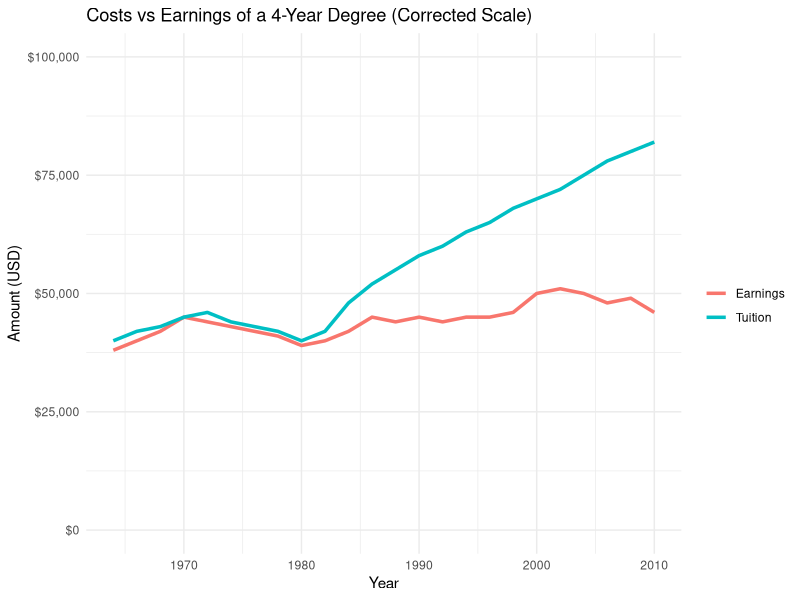
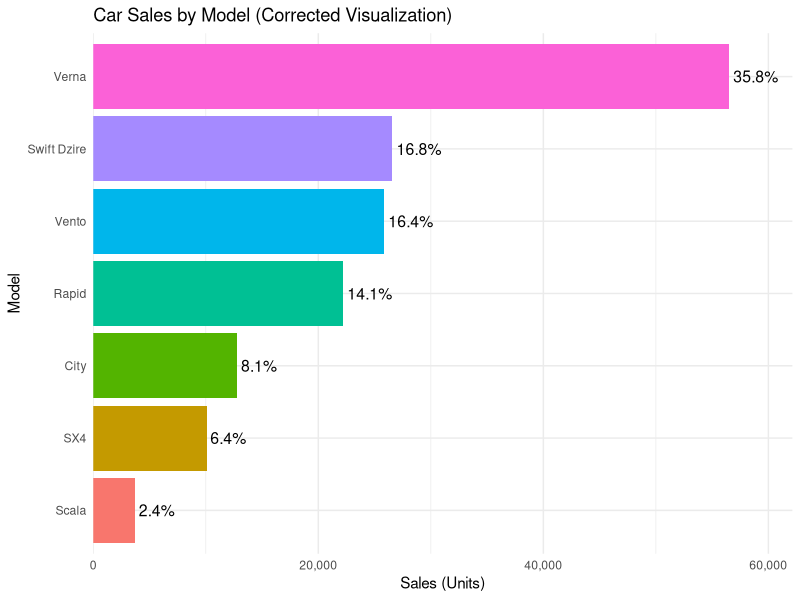
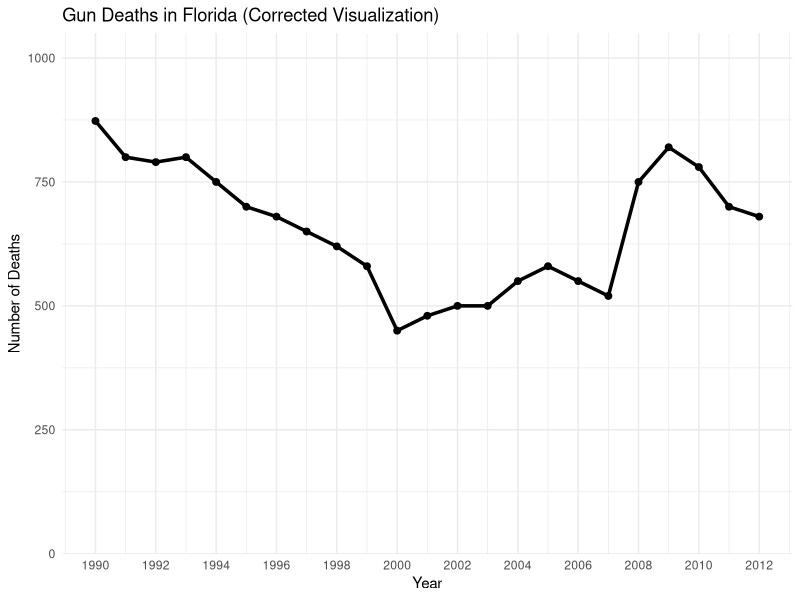
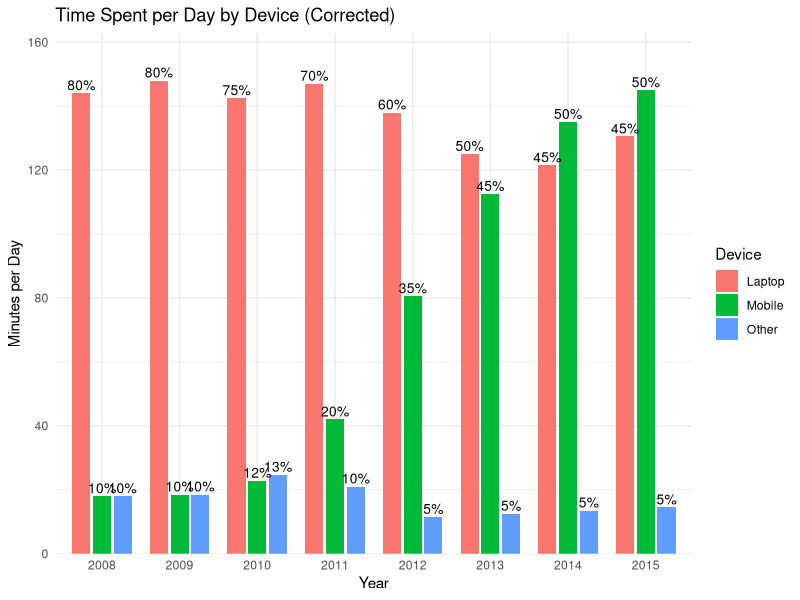
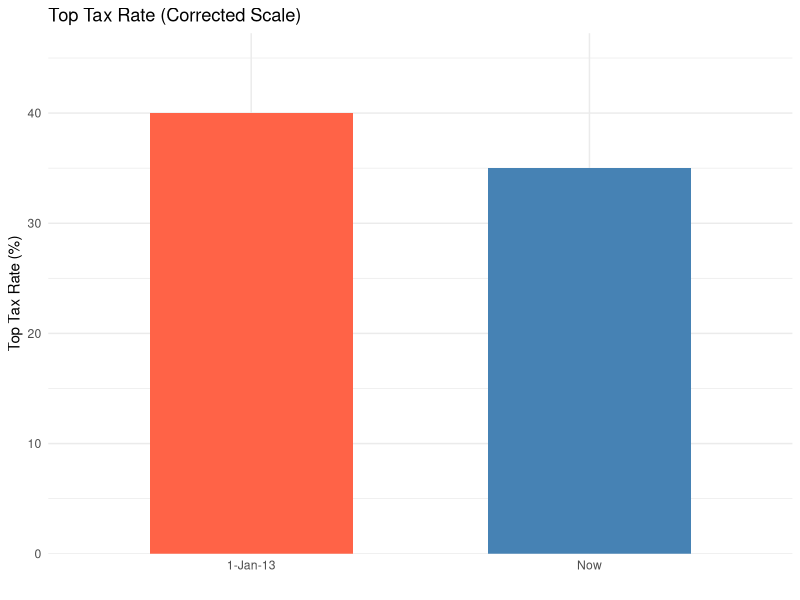

Write the R code that produced these figures, in order.
library(ggplot2)

# Approximate data based on the graph
year <- seq(1964, 2010, by = 2)

tuition <- c(40000,42000,43000,45000,46000,44000,43000,42000,40000,42000,
             48000,52000,55000,58000,60000,63000,65000,68000,70000,72000,
             75000,78000,80000,82000)

earnings <- c(38000,40000,42000,45000,44000,43000,42000,41000,39000,40000,
              42000,45000,44000,45000,44000,45000,45000,46000,50000,51000,
              50000,48000,49000,46000)

data <- data.frame(
  year = rep(year, 2),
  value = c(tuition, earnings),
  type = rep(c("Tuition", "Earnings"), each = length(year))
)

# Fixed graph
ggplot(data, aes(x = year, y = value, color = type)) +
  geom_line(size = 1.2) +
  scale_y_continuous(
    limits = c(0, 100000),
    labels = scales::dollar
  ) +
  labs(
    title = "Costs vs Earnings of a 4-Year Degree (Corrected Scale)",
    x = "Year",
    y = "Amount (USD)",
    color = ""
  ) +
  theme_minimal()




library(ggplot2)
library(dplyr)
library(scales)

# Data
data <- data.frame(
  model = c("Verna", "Swift Dzire", "SX4", "City", "Vento", "Rapid", "Scala"),
  sales = c(56486, 26545, 10069, 12804, 25822, 22182, 3712)
)

# Compute percentages
data <- data %>%
  mutate(
    percent = sales / sum(sales),
    label = percent(percent, accuracy = 0.1)
  )

# Order bars (largest on top)
data <- data %>%
  arrange(sales) %>%
  mutate(model = factor(model, levels = model))

# Plot with different colors
ggplot(data, aes(x = sales, y = model, fill = model)) +
  geom_col() +
  geom_text(
    aes(label = label),
    hjust = -0.1,
    size = 4
  ) +
  scale_x_continuous(
    labels = comma,
    expand = expansion(mult = c(0, 0.1))
  ) +
  labs(
    title = "Car Sales by Model (Corrected Visualization)",
    x = "Sales (Units)",
    y = "Model"
  ) +
  theme_minimal() +
  theme(legend.position = "none")


library(ggplot2)

# Approximate data reconstructed from the graph
data <- data.frame(
  year = 1990:2012,
  deaths = c(
    873, 800, 790, 800, 750, 700, 680, 650, 620, 580,
    450, 480, 500, 500, 550, 580, 550, 520,
    750, 820, 780, 700, 680
  )
)

# Corrected plot
ggplot(data, aes(x = year, y = deaths)) +
  geom_line(size = 1.2, color = "black") +
  geom_point(size = 2) +
  scale_y_continuous(
    limits = c(0, 1000),
    expand = expansion(mult = c(0, 0.05))
  ) +
  scale_x_continuous(
    breaks = seq(1990, 2012, by = 2)
  ) +
  labs(
    title = "Gun Deaths in Florida (Corrected Visualization)",
    x = "Year",
    y = "Number of Deaths"
  ) +
  theme_minimal()



library(ggplot2)
library(dplyr)
library(scales)

# Data with estimated totals and proportions from chart
data <- data.frame(
  year = rep(2008:2015, each = 3),
  group = rep(c("Mobile", "Laptop", "Other"), times = 8),
  percent = c(
    # 2008–2015 (approx from chart)
    0.10, 0.80, 0.10,
    0.10, 0.80, 0.10,
    0.12, 0.75, 0.13,
    0.20, 0.70, 0.10,
    0.35, 0.60, 0.05,
    0.45, 0.50, 0.05,
    0.50, 0.45, 0.05,
    0.50, 0.45, 0.05
  )
)

# Total time per year (key correction)
totals <- data.frame(
  year = 2008:2015,
  total_minutes = c(180, 185, 190, 210, 230, 250, 270, 290)
)

# Merge + compute absolute values
data <- data %>%
  left_join(totals, by = "year") %>%
  mutate(
    minutes = percent * total_minutes,
    label = percent(percent, accuracy = 1)
  )

# Plot
ggplot(data, aes(x = factor(year), y = minutes, fill = group)) +
  geom_col(position = position_dodge(width = 0.8), width = 0.7) +
  geom_text(
    aes(label = label),
    position = position_dodge(width = 0.8),
    vjust = -0.3,
    size = 3.5
  ) +
  labs(
    title = "Time Spent per Day by Device (Corrected)",
    x = "Year",
    y = "Minutes per Day",
    fill = "Device"
  ) +
  scale_y_continuous(expand = expansion(mult = c(0, 0.1))) +
  theme_minimal()



library(ggplot2)

# Data
data <- data.frame(
  period = c("Now", "1-Jan-13"),
  tax_rate = c(35, 40)
)

# Plot with different colors
ggplot(data, aes(x = period, y = tax_rate, fill = period)) +
  geom_col(width = 0.6) +
  scale_y_continuous(
    limits = c(0, 45),
    expand = expansion(mult = c(0, 0.05))
  ) +
  scale_fill_manual(values = c("Now" = "steelblue", "1-Jan-13" = "tomato")) +
  labs(
    title = "Top Tax Rate (Corrected Scale)",
    x = "",
    y = "Top Tax Rate (%)"
  ) +
  theme_minimal() +
  theme(legend.position = "none")
